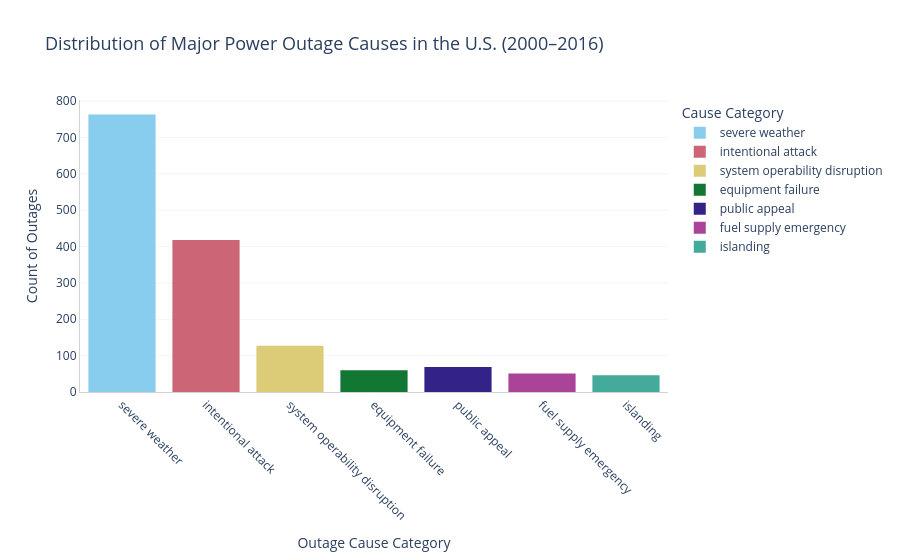
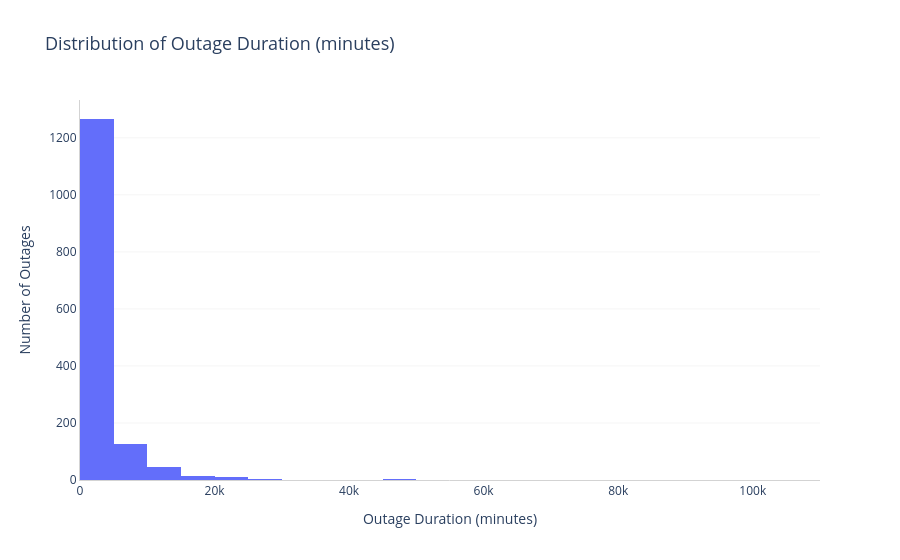
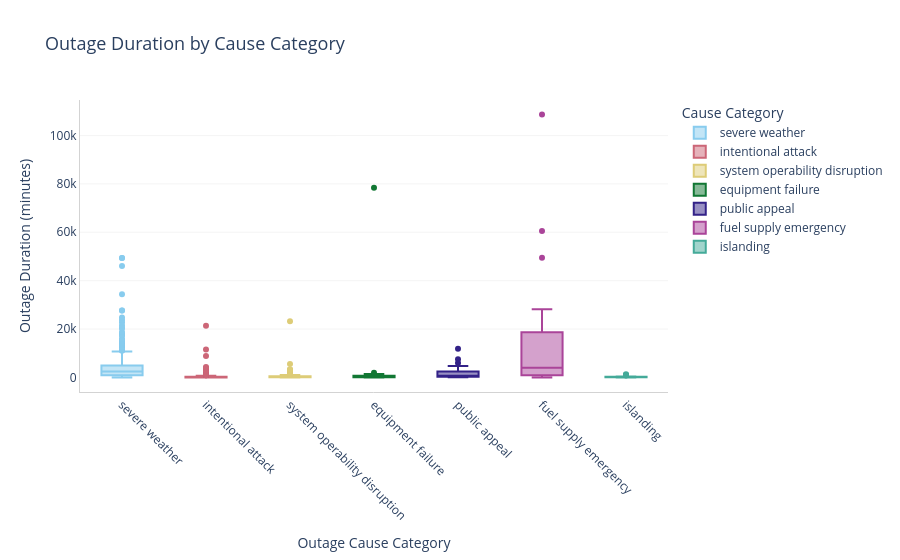
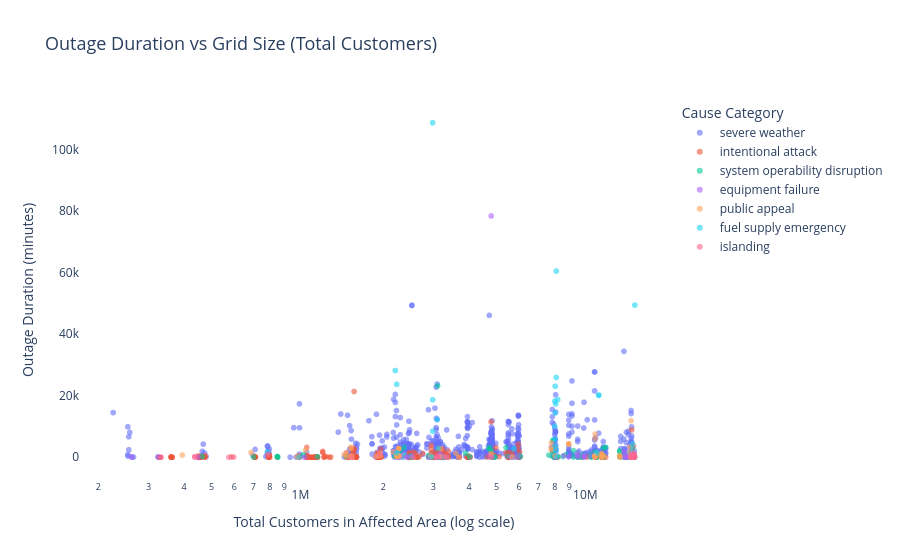

Write notebook code for charts like these, in order.
### Markdown cell above
## Step 2: Data Cleaning and Exploratory Data Analysis

### Code cell
# Step 2: Load outage data, clean duration/cause fields, and produce EDA plots plus summary tables.
# Each plot is saved to assets/ where noted and is labeled so it stands alone without reading other cells.

ASSETS_DIR = Path('assets')
ASSETS_DIR.mkdir(exist_ok=True)


def clean_duration_column(frame):
    """Strip text suffixes from duration and coerce to numeric minutes."""
    out = frame.copy()
    out['OUTAGE.DURATION'] = (
        out['OUTAGE.DURATION']
        .astype(str)
        .str.replace('mins', '', case=False)
        .str.strip()
    )
    out['OUTAGE.DURATION'] = pd.to_numeric(out['OUTAGE.DURATION'], errors='coerce')
    return out


# Read Excel (first 5 rows are metadata); drop the variable-description row if present.
df = pd.read_excel('outage.xlsx', skiprows=5)
if df.iloc[0].isnull().all() or 'variables' in str(df.iloc[0].values).lower():
    df = df.iloc[1:].reset_index(drop=True)

# Standardize duration and cause labels for grouping in later steps.
df = clean_duration_column(df)
df['CAUSE.CATEGORY_CLEAN'] = (
    df['CAUSE.CATEGORY'].astype(str).str.strip().str.lower()
)

bivariate_df = df.dropna(subset=['CAUSE.CATEGORY', 'OUTAGE.DURATION']).copy()

print('Cleaned DataFrame head (relevant columns):')
display(
    bivariate_df[
        ['OUTAGE.DURATION', 'CAUSE.CATEGORY', 'U.S._STATE', 'CLIMATE.REGION', 'MONTH', 'TOTAL.CUSTOMERS']
    ].head()
)

# Univariate plot 1: how often each cause category appears.
print('\n### Univariate: outage cause counts')
plot_df = df.dropna(subset=['CAUSE.CATEGORY'])
fig_cause = px.histogram(
    plot_df,
    x='CAUSE.CATEGORY',
    title='Distribution of Major Power Outage Causes in the U.S. (2000–2016)',
    labels={'CAUSE.CATEGORY': 'Cause Category', 'count': 'Number of Outages'},
    color='CAUSE.CATEGORY',
    color_discrete_sequence=px.colors.qualitative.Safe,
)
fig_cause.update_layout(
    xaxis_title='Outage Cause Category',
    yaxis_title='Count of Outages',
    showlegend=True,
    legend_title='Cause Category',
    plot_bgcolor='white',
    title_font_size=18,
)
fig_cause.update_xaxes(showline=True, linewidth=1, linecolor='lightgray', tickangle=45)
fig_cause.update_yaxes(showline=True, linewidth=1, linecolor='lightgray', gridcolor='whitesmoke')
fig_cause.write_html(ASSETS_DIR / 'univariate_cause_histogram.html', include_plotlyjs='cdn')
fig_cause.show()

# Univariate plot 2: distribution of outage length in minutes.
print('\n### Univariate: outage duration distribution')
duration_df = df.dropna(subset=['OUTAGE.DURATION']).copy()
fig_duration = px.histogram(
    duration_df,
    x='OUTAGE.DURATION',
    nbins=50,
    title='Distribution of Outage Duration (minutes)',
    labels={'OUTAGE.DURATION': 'Duration (minutes)', 'count': 'Number of Outages'},
)
fig_duration.update_layout(
    xaxis_title='Outage Duration (minutes)',
    yaxis_title='Number of Outages',
    plot_bgcolor='white',
    title_font_size=18,
)
fig_duration.update_xaxes(showline=True, linewidth=1, linecolor='lightgray')
fig_duration.update_yaxes(showline=True, linewidth=1, linecolor='lightgray', gridcolor='whitesmoke')
fig_duration.write_html(ASSETS_DIR / 'univariate_duration_histogram.html', include_plotlyjs='cdn')
fig_duration.show()

# Bivariate plot 1: compare duration spread across cause categories.
print('\n### Bivariate: duration by cause category')
fig_duration_cause = px.box(
    bivariate_df,
    x='CAUSE.CATEGORY',
    y='OUTAGE.DURATION',
    title='Outage Duration by Cause Category',
    labels={'CAUSE.CATEGORY': 'Cause Category', 'OUTAGE.DURATION': 'Duration (minutes)'},
    color='CAUSE.CATEGORY',
    color_discrete_sequence=px.colors.qualitative.Safe,
)
fig_duration_cause.update_layout(
    xaxis_title='Outage Cause Category',
    yaxis_title='Outage Duration (minutes)',
    showlegend=True,
    legend_title='Cause Category',
    plot_bgcolor='white',
    title_font_size=18,
)
fig_duration_cause.update_xaxes(showline=True, linewidth=1, linecolor='lightgray', tickangle=45)
fig_duration_cause.update_yaxes(showline=True, linewidth=1, linecolor='lightgray', gridcolor='whitesmoke')
fig_duration_cause.write_html(ASSETS_DIR / 'bivariate_duration_by_cause.html', include_plotlyjs='cdn')
fig_duration_cause.show()

# Bivariate plot 2: relationship between grid size and outage length, colored by cause.
print('\n### Bivariate: duration vs total customers (log scale)')
scatter_df = bivariate_df.dropna(subset=['TOTAL.CUSTOMERS']).copy()
fig_customers = px.scatter(
    scatter_df,
    x='TOTAL.CUSTOMERS',
    y='OUTAGE.DURATION',
    color='CAUSE.CATEGORY',
    title='Outage Duration vs Grid Size (Total Customers)',
    labels={
        'TOTAL.CUSTOMERS': 'Total Customers in Affected Area',
        'OUTAGE.DURATION': 'Duration (minutes)',
        'CAUSE.CATEGORY': 'Cause Category',
    },
    log_x=True,
    opacity=0.6,
)
fig_customers.update_layout(
    xaxis_title='Total Customers in Affected Area (log scale)',
    yaxis_title='Outage Duration (minutes)',
    legend_title='Cause Category',
    plot_bgcolor='white',
    title_font_size=18,
)
fig_customers.write_html(ASSETS_DIR / 'bivariate_duration_vs_customers.html', include_plotlyjs='cdn')
fig_customers.show()

# Summary table: mean/median duration and count for each cause.
agg_table = (
    bivariate_df.groupby('CAUSE.CATEGORY')['OUTAGE.DURATION']
    .agg(count='count', mean_minutes='mean', median_minutes='median')
    .reset_index()
    .sort_values('count', ascending=False)
)
agg_table['mean_minutes'] = agg_table['mean_minutes'].round(2)
agg_table['median_minutes'] = agg_table['median_minutes'].round(2)

print('\n### Interesting aggregates: duration summary by cause category')
display(agg_table)
